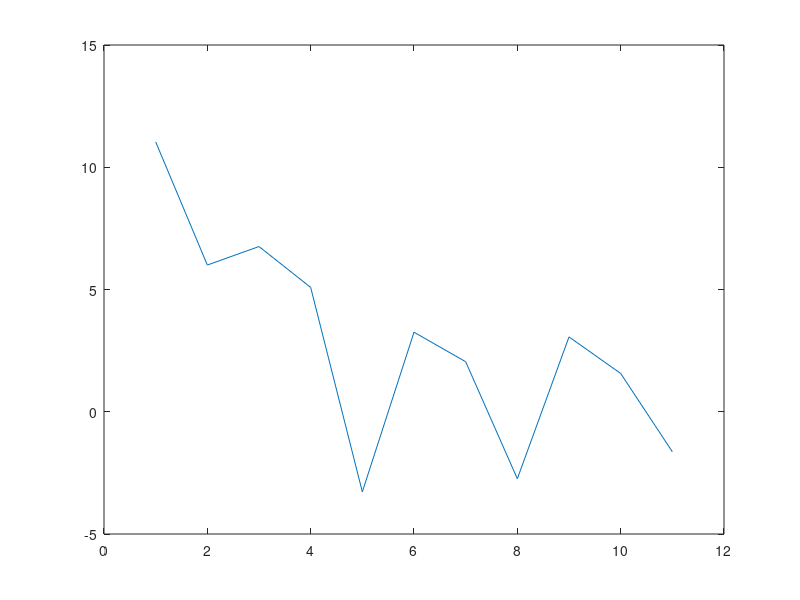

The MATLAB script that drew this image:
close all
clear all


Nsamples=100;
dt = 1;
RC=2.275; %hours

T_initial = 20; % Celcius

for t=1:dt:5*RC
T(t)=(T_initial*exp(-t/RC))+normrnd(0,2);
end

plot(T)

